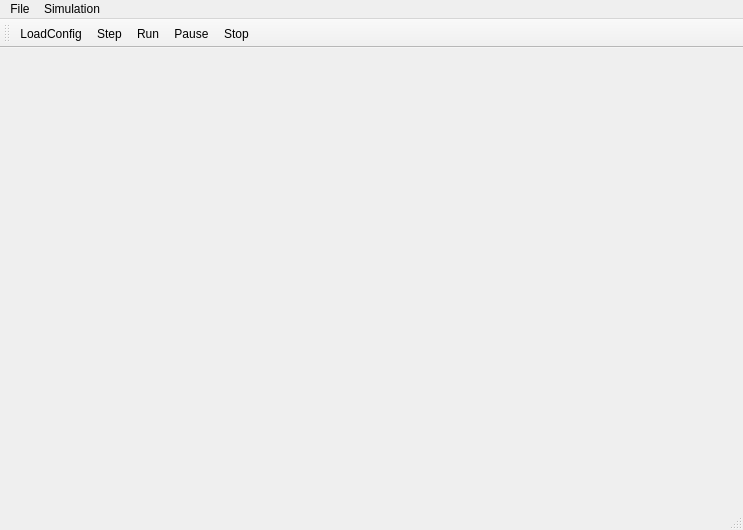
<?xml version="1.0" encoding="UTF-8"?>
<ui version="4.0">
 <class>FVMClass</class>
 <widget class="QMainWindow" name="FVMClass">
  <property name="geometry">
   <rect>
    <x>0</x>
    <y>0</y>
    <width>743</width>
    <height>530</height>
   </rect>
  </property>
  <property name="windowTitle">
   <string>FVM</string>
  </property>
  <widget class="QWidget" name="centralWidget">
   <layout class="QGridLayout" name="gridLayout">
    <property name="leftMargin">
     <number>1</number>
    </property>
    <property name="topMargin">
     <number>1</number>
    </property>
    <property name="rightMargin">
     <number>1</number>
    </property>
    <property name="bottomMargin">
     <number>1</number>
    </property>
    <item row="0" column="0">
     <widget class="RenderWidget" name="glWidget" native="true"/>
    </item>
   </layout>
  </widget>
  <widget class="QMenuBar" name="menuBar">
   <property name="geometry">
    <rect>
     <x>0</x>
     <y>0</y>
     <width>743</width>
     <height>21</height>
    </rect>
   </property>
   <widget class="QMenu" name="menuFile">
    <property name="title">
     <string>File</string>
    </property>
    <addaction name="actionLoadConfig"/>
   </widget>
   <widget class="QMenu" name="menuSimulation">
    <property name="title">
     <string>Simulation</string>
    </property>
    <addaction name="actionStep"/>
    <addaction name="actionRun"/>
    <addaction name="actionPause"/>
    <addaction name="actionStop"/>
   </widget>
   <addaction name="menuFile"/>
   <addaction name="menuSimulation"/>
  </widget>
  <widget class="QToolBar" name="mainToolBar">
   <attribute name="toolBarArea">
    <enum>TopToolBarArea</enum>
   </attribute>
   <attribute name="toolBarBreak">
    <bool>false</bool>
   </attribute>
   <addaction name="actionLoadConfig"/>
   <addaction name="actionStep"/>
   <addaction name="actionRun"/>
   <addaction name="actionPause"/>
   <addaction name="actionStop"/>
  </widget>
  <widget class="QStatusBar" name="statusBar"/>
  <action name="actionLoadConfig">
   <property name="icon">
    <iconset resource="fvm.qrc">
     <normaloff>:/icon/icon/load.png</normaloff>:/icon/icon/load.png</iconset>
   </property>
   <property name="text">
    <string>LoadConfig</string>
   </property>
   <property name="toolTip">
    <string>Load Model</string>
   </property>
  </action>
  <action name="actionStep">
   <property name="icon">
    <iconset resource="fvm.qrc">
     <normaloff>:/icon/icon/do_step.png</normaloff>:/icon/icon/do_step.png</iconset>
   </property>
   <property name="text">
    <string>Step</string>
   </property>
   <property name="toolTip">
    <string>Simu one time step</string>
   </property>
  </action>
  <action name="actionRun">
   <property name="icon">
    <iconset resource="fvm.qrc">
     <normaloff>:/icon/icon/run.png</normaloff>:/icon/icon/run.png</iconset>
   </property>
   <property name="text">
    <string>Run</string>
   </property>
   <property name="toolTip">
    <string>Start Simulation</string>
   </property>
  </action>
  <action name="actionPause">
   <property name="icon">
    <iconset resource="fvm.qrc">
     <normaloff>:/icon/icon/pause.png</normaloff>:/icon/icon/pause.png</iconset>
   </property>
   <property name="text">
    <string>Pause</string>
   </property>
   <property name="toolTip">
    <string>Pause simulation</string>
   </property>
  </action>
  <action name="actionStop">
   <property name="icon">
    <iconset resource="fvm.qrc">
     <normaloff>:/icon/icon/stop.png</normaloff>:/icon/icon/stop.png</iconset>
   </property>
   <property name="text">
    <string>Stop</string>
   </property>
   <property name="toolTip">
    <string>Stop simulation</string>
   </property>
  </action>
 </widget>
 <layoutdefault spacing="6" margin="11"/>
 <customwidgets>
  <customwidget>
   <class>RenderWidget</class>
   <extends>QWidget</extends>
   <header>RenderWidget.h</header>
   <container>1</container>
  </customwidget>
 </customwidgets>
 <resources>
  <include location="fvm.qrc"/>
 </resources>
 <connections/>
</ui>
